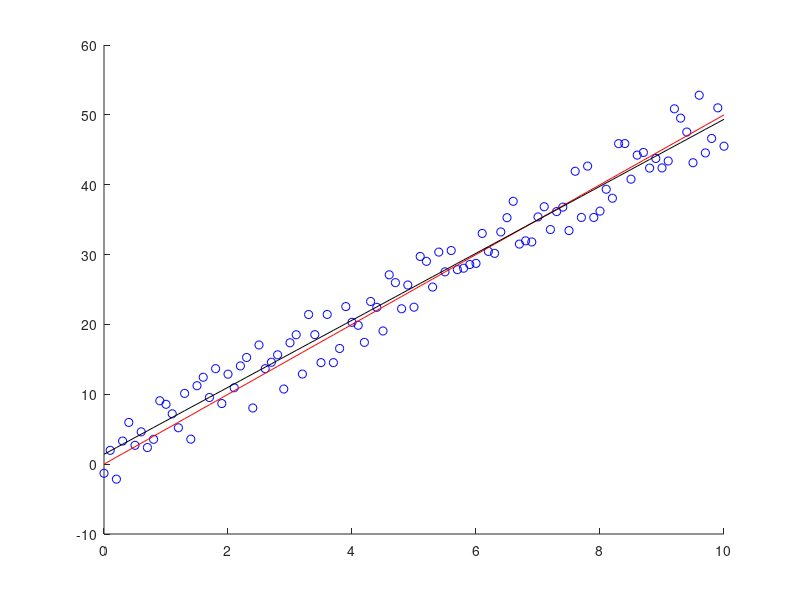

The MATLAB script that drew this image:
X = 0:0.1:10;
n = length(X);
y = X*5;
ruid = 10*(rand(1,n)-0.5);
Y = y + ruid;
scatter(X,Y,'b');
hold on
plot(X,y,'r')

Sx2 = sum(X.*X);
Sx = sum(X);
S1 = n;

Sxy = sum(X.*Y);
Sy = sum(Y);

M1 = [Sx2 Sx; Sx S1];
M2 = [Sxy; Sy];

V = M1^-1 * M2;

a = V(1)
b = V(2)

YEst = X*a + b;

plot(X,YEst,'k');

hold off